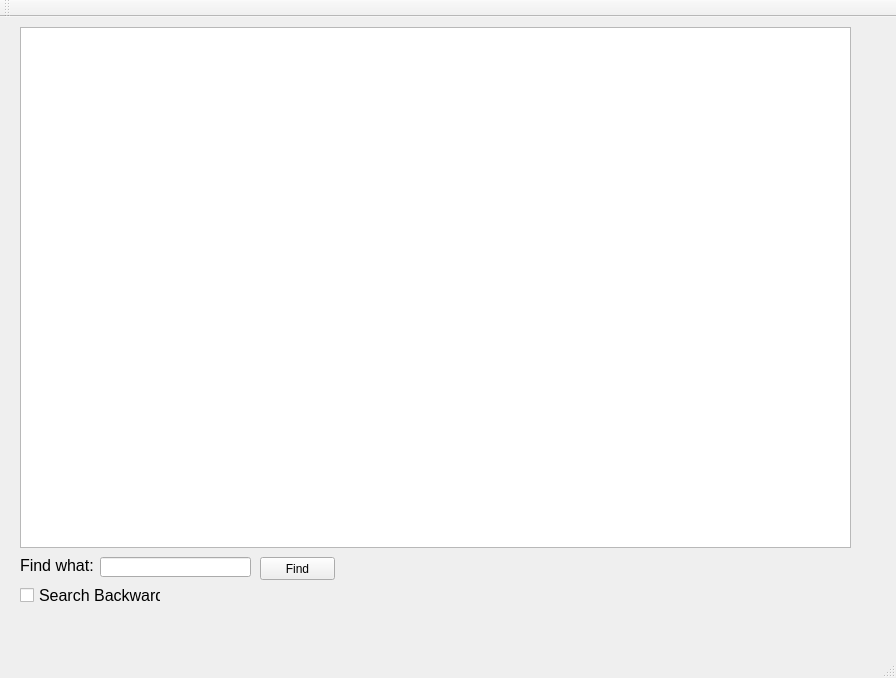
<?xml version="1.0" encoding="UTF-8"?>
<ui version="4.0">
 <class>MainWindow</class>
 <widget class="QMainWindow" name="MainWindow">
  <property name="geometry">
   <rect>
    <x>0</x>
    <y>0</y>
    <width>896</width>
    <height>678</height>
   </rect>
  </property>
  <property name="windowTitle">
   <string>MainWindow</string>
  </property>
  <widget class="QWidget" name="centralWidget">
   <widget class="QLineEdit" name="lineEdit">
    <property name="geometry">
     <rect>
      <x>100</x>
      <y>540</y>
      <width>151</width>
      <height>20</height>
     </rect>
    </property>
    <property name="font">
     <font>
      <pointsize>12</pointsize>
     </font>
    </property>
   </widget>
   <widget class="QLabel" name="label">
    <property name="geometry">
     <rect>
      <x>20</x>
      <y>540</y>
      <width>81</width>
      <height>16</height>
     </rect>
    </property>
    <property name="font">
     <font>
      <pointsize>12</pointsize>
     </font>
    </property>
    <property name="text">
     <string>Find what:</string>
    </property>
   </widget>
   <widget class="QPushButton" name="findButton">
    <property name="geometry">
     <rect>
      <x>260</x>
      <y>540</y>
      <width>75</width>
      <height>23</height>
     </rect>
    </property>
    <property name="text">
     <string>Find</string>
    </property>
   </widget>
   <widget class="QCheckBox" name="checkBoxBackward">
    <property name="geometry">
     <rect>
      <x>20</x>
      <y>570</y>
      <width>141</width>
      <height>17</height>
     </rect>
    </property>
    <property name="font">
     <font>
      <pointsize>12</pointsize>
     </font>
    </property>
    <property name="text">
     <string>Search Backward</string>
    </property>
   </widget>
   <widget class="QTextEdit" name="textEdit">
    <property name="geometry">
     <rect>
      <x>20</x>
      <y>10</y>
      <width>831</width>
      <height>521</height>
     </rect>
    </property>
    <property name="readOnly">
     <bool>true</bool>
    </property>
   </widget>
  </widget>
  <widget class="QMenuBar" name="menuBar">
   <property name="geometry">
    <rect>
     <x>0</x>
     <y>0</y>
     <width>896</width>
     <height>21</height>
    </rect>
   </property>
   <property name="nativeMenuBar">
    <bool>true</bool>
   </property>
  </widget>
  <widget class="QToolBar" name="mainToolBar">
   <attribute name="toolBarArea">
    <enum>TopToolBarArea</enum>
   </attribute>
   <attribute name="toolBarBreak">
    <bool>false</bool>
   </attribute>
  </widget>
  <widget class="QStatusBar" name="statusBar"/>
 </widget>
 <layoutdefault spacing="6" margin="11"/>
 <resources/>
 <connections/>
</ui>
